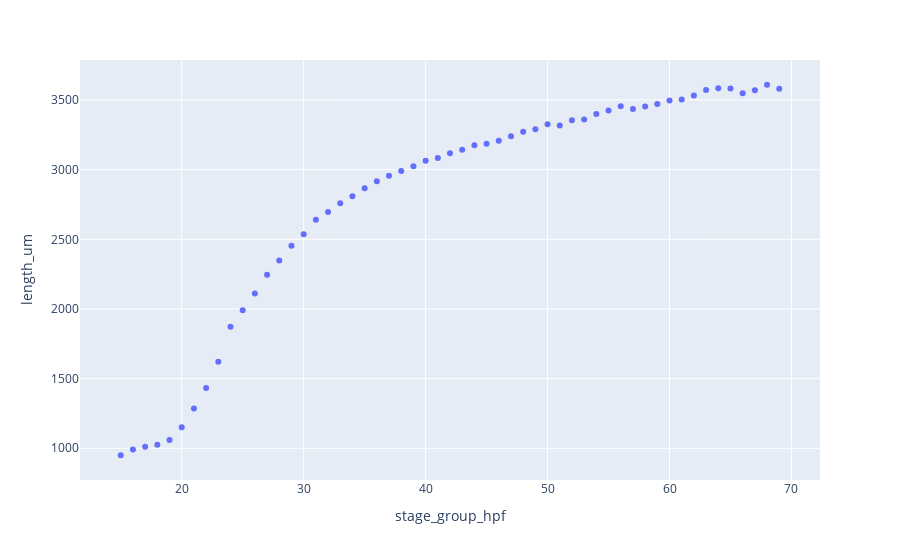

The code cell stored with this chart in its notebook:
### Markdown cell above
#### Build reference key

### Code cell
ref_date = "20240626"
stage_df = metadata_df.loc[metadata_df["experiment_date"]==ref_date, ["snip_id", "embryo_id", "short_pert_name", "phenotype", "control_flag", "predicted_stage_hpf", "length_um", "use_embryo_flag"]].reset_index(drop=True)
ref_bool = (stage_df.loc[:, "phenotype"].to_numpy() == "wt") | (stage_df.loc[:, "control_flag"].to_numpy() == 1)
ref_bool = ref_bool | (stage_df.loc[:, "phenotype"].to_numpy() == "uncertain")
ref_bool = ref_bool & stage_df["use_embryo_flag"]
stage_df = stage_df.loc[ref_bool]
stage_df["stage_group_hpf"] = np.round(stage_df["predicted_stage_hpf"])
stage_key_df = stage_df.groupby('stage_group_hpf').quantile(.95).reset_index()

fig = px.scatter(stage_key_df, x="stage_group_hpf", y="length_um")
fig.show()

### Figure 1 — Plotly figure (JSON) as saved in the notebook; plotly's stock layout.template omitted (floating-point values rounded to 4 significant figures)
{"data": [{"hovertemplate": "stage_group_hpf=%{x}<br>length_um=%{y}<extra></extra>", "legendgroup": "", "marker": {"color": "#636efa", "symbol": "circle"}, "mode": "markers", "name": "", "orientation": "v", "showlegend": false, "type": "scatter", "x": [15, 16, 17, 18, 19, 20, 21, 22, 23, 24, 25, 26, 27, 28, 29, 30, 31, 32, 33, 34, 35, 36, 37, 38, 39, 40, 41, 42, 43, 44, 45, 46, 47, 48, 49, 50, 51, 52, 53, 54, 55, 56, 57, 58, 59, 60, 61, 62, 63, 64, 65, 66, 67, 68, 69], "xaxis": "x", "y": [950.0, 991.4, 1011.0, 1026.0, 1060.0, 1151.0, 1285.0, 1432.0, 1621.0, 1872.0, 1990.0, 2110.0, 2245.0, 2347.0, 2453.0, 2536.0, 2641.0, 2696.0, 2759.0, 2809.0, 2867.0, 2917.0, 2956.0, 2991.0, 3025.0, 3064.0, 3083.0, 3118.0, 3144.0, 3176.0, 3185.0, 3207.0, 3240.0, 3272.0, 3291.0, 3325.0, 3317.0, 3355.0, 3361.0, 3399.0, 3425.0, 3455.0, 3435.0, 3454.0, 3472.0, 3497.0, 3504.0, 3531.0, 3572.0, 3584.0, 3583.0, 3548.0, 3570.0, 3609.0, 3580.0], "yaxis": "y"}], "layout": {"legend": {"tracegroupgap": 0}, "margin": {"t": 60}, "xaxis": {"anchor": "y", "domain": [0, 1], "title": {"text": "stage_group_hpf"}}, "yaxis": {"anchor": "x", "domain": [0, 1], "title": {"text": "length_um"}}}}
